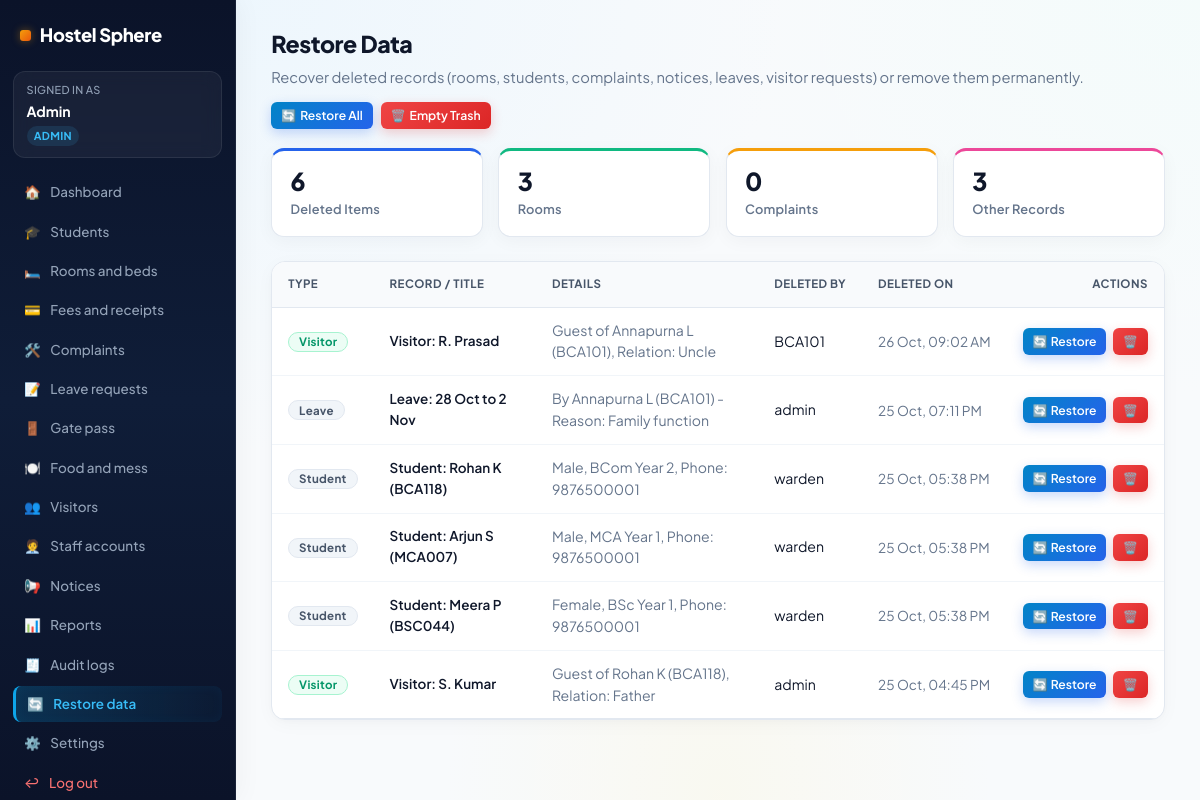
The page /restore-data/ (signed in) on the database its author committed.
### hostel/models.py (models this page shows, shortened)
class Profile(models.Model):
    user = models.OneToOneField(User, on_delete=models.CASCADE)
    role = models.CharField(max_length=12)  # admin, warden, student, maintenance
    student = models.ForeignKey(Student, null=True, blank=True, on_delete=models.CASCADE)

class DeletedItem(models.Model):
    model_name = models.CharField(max_length=30)  # Room, Student, Complaint, Notice, Visitor, Leave
    label = models.CharField(max_length=150)
    details = models.TextField(blank=True)
    data = models.TextField()
    deleted_by = models.CharField(max_length=100, blank=True)
    student_reg = models.CharField(max_length=30, blank=True)
    deleted_at = models.DateTimeField(auto_now_add=True)

### hostel/views.py (the view)
# urls.py: path("restore-data/", v.restore_data, name="restore_data"),
@login_required
def restore_data(r):
    p = prof(r)
    role = p.role
    if role == "student":
        items = DeletedItem.objects.filter(student_reg=r.user.username).order_by("-deleted_at")
    elif role == "maintenance":
        items = DeletedItem.objects.filter(model_name__in=["Room", "Complaint"]).order_by("-deleted_at")
    else:
        items = DeletedItem.objects.all().order_by("-deleted_at")
    total_count = items.count()
    rooms_count = items.filter(model_name__in=["Room", "Student"]).count()
    complaints_count = items.filter(model_name="Complaint").count()
    other_count = max(total_count - (rooms_count + complaints_count), 0)
    return render(r, "restore_data.html", {
        "items": items,
        "total_count": total_count,
        "rooms_count": rooms_count,
        "complaints_count": complaints_count,
        "other_count": other_count,
    })

### hostel/views.py (called while the page is built)
def prof(r):
    p, _ = Profile.objects.get_or_create(user=r.user, defaults={"role": "admin" if r.user.is_superuser else "student"})
    return p

def ctx(r):  # template context processor
    if not r.user.is_authenticated:
        return {}
    p = prof(r)
    return {"role": p.role, "nav": [(u, l, ICON.get(u, "")) for u, l in NAV.get(p.role, [])], "me": p.student.name if p.student else (r.user.first_name or r.user.username)}

### hostel/templates/restore_data.html (shortened to what this page needs)
{% extends "base.html" %}
{% block content %}
<div style="max-width: 960px; margin: 0 auto;">
    <div style="display: flex; justify-content: space-between; align-items: center; flex-wrap: wrap; gap: 0.8rem; margin-bottom: 1.2rem;">
        <div>
            <h1 style="margin: 0 0 0.3rem;">Restore Data</h1>
            <p style="color: var(--mute); margin: 0; font-size: 0.92rem;">
                Recover deleted records (rooms, students, complaints, notices, leaves, visitor requests) or remove them permanently.
            </p>
        </div>
        {% if items %}
        <div style="display: flex; gap: 0.5rem; align-items: center;">
            <form method="post" action="{% url 'restore_all' %}" onsubmit="return confirm('Restore all deleted items?');">
                <button class="btn sm" style="display: inline-flex; align-items: center; gap: 4px;">
                    <span>🔄</span> Restore All
                </button>
            </form>
            <form method="post" action="{% url 'purge_all' %}" onsubmit="return confirm('Permanently delete all items in trash? This cannot be undone.');">
                <button class="btn sm no" style="display: inline-flex; align-items: center; gap: 4px;">
                    <span>🗑️</span> Empty Trash
                </button>
            </form>
        </div>
        {% endif %}
    </div>
    <div class="stats" style="margin-bottom: 1.5rem;">
        <div class="stat"><b>{{ total_count }}</b><span>Deleted Items</span></div>
        <div class="stat"><b>{{ rooms_count }}</b><span>Rooms</span></div>
        <div class="stat"><b>{{ complaints_count }}</b><span>Complaints</span></div>
        <div class="stat"><b>{{ other_count }}</b><span>Other Records</span></div>
    </div>
    {% if items %}
    <div class="card glass" style="padding: 0; overflow: hidden;">
        <table style="width: 100%; border-collapse: collapse;">
            <thead>
                <tr>
                    <th style="padding: 0.85rem 1rem; text-align: left; border-bottom: 1px solid var(--line);">Type</th>
                    <th style="padding: 0.85rem 1rem; text-align: left; border-bottom: 1px solid var(--line);">Record / Title</th>
                    <th style="padding: 0.85rem 1rem; text-align: left; border-bottom: 1px solid var(--line);">Details</th>
                    <th style="padding: 0.85rem 1rem; text-align: left; border-bottom: 1px solid var(--line);">Deleted by</th>
                    <th style="padding: 0.85rem 1rem; text-align: left; border-bottom: 1px solid var(--line);">Deleted on</th>
                    <th style="padding: 0.85rem 1rem; text-align: right; border-bottom: 1px solid var(--line);">Actions</th>
                </tr>
            </thead>
            <tbody>
                {% for item in items %}
                <tr style="border-bottom: 1px solid var(--line);">
                    <td style="padding: 0.75rem 1rem; vertical-align: middle;">
                        <span class="tag {% if item.model_name == 'Room' %}g{% elif item.model_name == 'Complaint' %}y{% elif item.model_name == 'Notice' %}{% elif item.model_name == 'Visitor' %}g{% endif %}">
                            {{ item.model_name }}
                        </span>
                    </td>
                    <td style="padding: 0.75rem 1rem; vertical-align: middle; font-weight: 600;">
                        {{ item.label }}
                    </td>
                    <td style="padding: 0.75rem 1rem; vertical-align: middle; color: var(--mute); font-size: 0.88rem;">
                        {{ item.details|default:"-" }}
                    </td>
                    <td style="padding: 0.75rem 1rem; vertical-align: middle; font-size: 0.88rem;">
                        {{ item.deleted_by|default:"System" }}
                    </td>
                    <td style="padding: 0.75rem 1rem; vertical-align: middle; color: var(--mute); font-size: 0.85rem; white-space: nowrap;">
                        {{ item.deleted_at|date:"d M, h:i A" }}
                    </td>
                    <td style="padding: 0.75rem 1rem; vertical-align: middle; text-align: right;">
                        <div style="display: inline-flex; gap: 0.4rem; justify-content: flex-end;">
                            <form method="post" action="{% url 'restore_item' item.id %}" style="display: inline;" onsubmit="return confirm('Restore this {{ item.model_name|lower }}?');">
                                <button class="btn sm" style="display: inline-flex; align-items: center; gap: 3px;">
                                    <span>🔄</span> Restore
                                </button>
                            </form>
                            <form method="post" action="{% url 'purge_item' item.id %}" style="display: inline;" onsubmit="return confirm('Permanently delete this record? It cannot be recovered.');">
                                <button class="btn sm no" title="Delete permanently">
                                    <span>🗑️</span>
                                </button>
                            </form>
                        </div>
                    </td>
                </tr>
                {% endfor %}
            </tbody>
        </table>
    </div>
    {% endif %}
</div>
{% endblock %}

### hostel/templates/base.html (shortened to what this page needs)
{% load static %}
<!doctype html>
<html lang="en">
<head>
    <link rel="stylesheet" href="{% static 'style.css' %}?v=5">
</head>
<body>
    {% if user.is_authenticated %}
    <div class="shell">
        <nav class="side" id="nav">
            <div class="brand">Hostel Sphere</div>
            <div class="me"><small>Signed in as</small><b>{{ me }}</b><span>{{ role|title }}</span></div>
            {% for u, l, i in nav %}
            <a href="{% url u %}" class="{% if request.resolver_match.url_name == u %}on{% endif %}">
                <span>{{ i }}</span>{{ l }}
            </a>
            {% endfor %}
            <a href="{% url 'logout' %}" class="out"><span>↩</span>Log out</a>
        </nav>
        <main>
            {% block content %}{% endblock %}
        </main>
    </div>
    {% endif %}
</body>
</html>

### rows shown on the page
Profile: role "ADMIN"
DeletedItem: model_name "Visitor", label "Visitor: R. Prasad", details "Guest of Annapurna L (BCA101), Relation: Uncle", deleted_by "BCA101", deleted_at "26 Oct, 09:02 AM"
DeletedItem: model_name "Leave", label "Leave: 28 Oct to 2 Nov", details "By Annapurna L (BCA101) - Reason: Family function", deleted_by "admin", deleted_at "25 Oct, 07:11 PM"
DeletedItem: model_name "Student", label "Student: Rohan K (BCA118)", details "Male, BCom Year 2, Phone: 9876500001", deleted_by "warden", deleted_at "25 Oct, 05:38 PM"
DeletedItem: model_name "Student", label "Student: Arjun S (MCA007)", details "Male, MCA Year 1, Phone: 9876500001", deleted_by "warden", deleted_at "25 Oct, 05:38 PM"
DeletedItem: model_name "Student", label "Student: Meera P (BSC044)", details "Female, BSc Year 1, Phone: 9876500001", deleted_by "warden", deleted_at "25 Oct, 05:38 PM"
DeletedItem: model_name "Visitor", label "Visitor: S. Kumar", details "Guest of Rohan K (BCA118), Relation: Father", deleted_by "admin", deleted_at "25 Oct, 04:45 PM"

### other values the page prints
{{ me }} "Admin"
{{ i }} "🏠" "🎓" "🛏️" "💳" "🛠️" "📝" "🚪" "🍽️" "👥" "🧑‍💼" "📢" "📊" "🧾" "🔄" "⚙️"
{{ l }} "Dashboard" "Students" "Rooms and beds" "Fees and receipts" "Complaints" "Leave requests" "Gate pass" "Food and mess" "Visitors" "Staff accounts" "Notices" "Reports" "Audit logs" "Restore data" "Settings"
{{ total_count }} "6"
{{ rooms_count }} "3"
{{ complaints_count }} "0"
{{ other_count }} "3"
